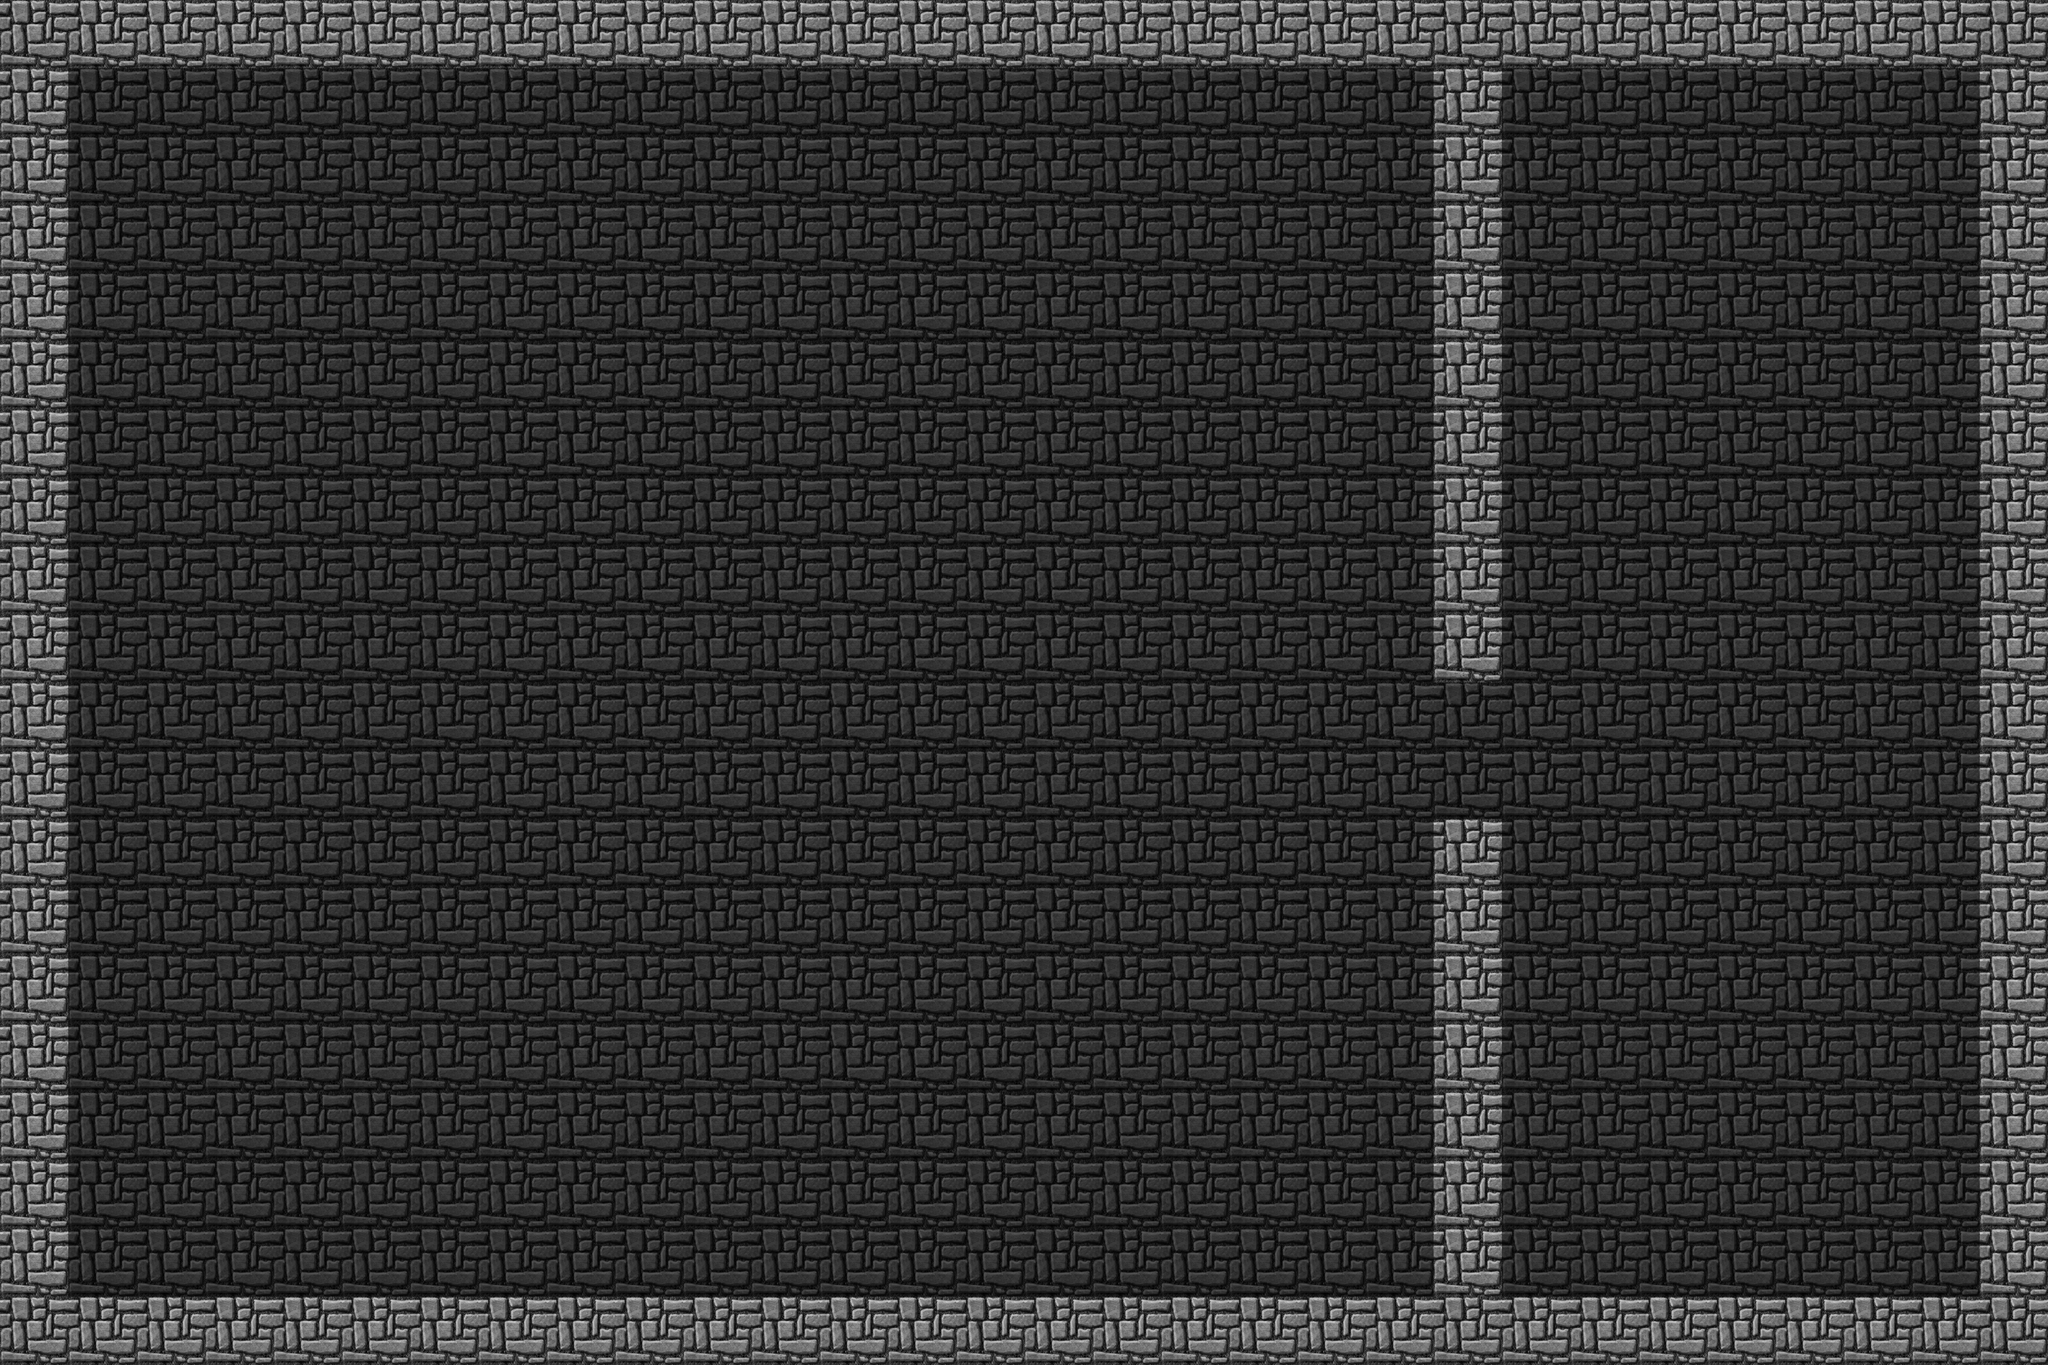

The image is a tile-based game level rendered from a .tmx file. Its description and complete source (layers, tilesets, objects, tile grids) follow:
An orthogonal 30x20 tile map with 256x256 px tiles, 3 tile layers (walls, floors, ceiling) and 9 objects.

<map version="1.10" tiledversion="1.11.2" orientation="orthogonal" renderorder="right-down" width="30" height="20" tilewidth="256" tileheight="256" infinite="0" nextlayerid="6" nextobjectid="17">
 <tileset firstgid="1" source="wall.tsx" />
 <layer id="1" name="walls" width="30" height="20">
  <data encoding="csv">
1,1,1,1,1,1,1,1,1,1,1,1,1,1,1,1,1,1,1,1,1,1,1,1,1,1,1,1,1,1,
1,0,0,0,0,0,0,0,0,0,0,0,0,0,0,0,0,0,0,0,0,1,0,0,0,0,0,0,0,1,
1,0,0,0,0,0,0,0,0,0,0,0,0,0,0,0,0,0,0,0,0,1,0,0,0,0,0,0,0,1,
1,0,0,0,0,0,0,0,0,0,0,0,0,0,0,0,0,0,0,0,0,1,0,0,0,0,0,0,0,1,
1,0,0,0,0,0,0,0,0,0,0,0,0,0,0,0,0,0,0,0,0,1,0,0,0,0,0,0,0,1,
1,0,0,0,0,0,0,0,0,0,0,0,0,0,0,0,0,0,0,0,0,1,0,0,0,0,0,0,0,1,
1,0,0,0,0,0,0,0,0,0,0,0,0,0,0,0,0,0,0,0,0,1,0,0,0,0,0,0,0,1,
1,0,0,0,0,0,0,0,0,0,0,0,0,0,0,0,0,0,0,0,0,1,0,0,0,0,0,0,0,1,
1,0,0,0,0,0,0,0,0,0,0,0,0,0,0,0,0,0,0,0,0,1,0,0,0,0,0,0,0,1,
1,0,0,0,0,0,0,0,0,0,0,0,0,0,0,0,0,0,0,0,0,1,0,0,0,0,0,0,0,1,
1,0,0,0,0,0,0,0,0,0,0,0,0,0,0,0,0,0,0,0,0,0,0,0,0,0,0,0,0,1,
1,0,0,0,0,0,0,0,0,0,0,0,0,0,0,0,0,0,0,0,0,0,0,0,0,0,0,0,0,1,
1,0,0,0,0,0,0,0,0,0,0,0,0,0,0,0,0,0,0,0,0,1,0,0,0,0,0,0,0,1,
1,0,0,0,0,0,0,0,0,0,0,0,0,0,0,0,0,0,0,0,0,1,0,0,0,0,0,0,0,1,
1,0,0,0,0,0,0,0,0,0,0,0,0,0,0,0,0,0,0,0,0,1,0,0,0,0,0,0,0,1,
1,0,0,0,0,0,0,0,0,0,0,0,0,0,0,0,0,0,0,0,0,1,0,0,0,0,0,0,0,1,
1,0,0,0,0,0,0,0,0,0,0,0,0,0,0,0,0,0,0,0,0,1,0,0,0,0,0,0,0,1,
1,0,0,0,0,0,0,0,0,0,0,0,0,0,0,0,0,0,0,0,0,1,0,0,0,0,0,0,0,1,
1,0,0,0,0,0,0,0,0,0,0,0,0,0,0,0,0,0,0,0,0,1,0,0,0,0,0,0,0,1,
1,1,1,1,1,1,1,1,1,1,1,1,1,1,1,1,1,1,1,1,1,1,1,1,1,1,1,1,1,1
</data>
 </layer>
 <layer id="3" name="floors" width="30" height="20" opacity="0.25">
  <data encoding="csv">
1,1,1,1,1,1,1,1,1,1,1,1,1,1,1,1,1,1,1,1,1,1,1,1,1,1,1,1,1,1,
1,1,1,1,1,1,1,1,1,1,1,1,1,1,1,1,1,1,1,1,1,1,1,1,1,1,1,1,1,1,
1,1,1,1,1,1,1,1,1,1,1,1,1,1,1,1,1,1,1,1,1,1,1,1,1,1,1,1,1,1,
1,1,1,1,1,1,1,1,1,1,1,1,1,1,1,1,1,1,1,1,1,1,1,1,1,1,1,1,1,1,
1,1,1,1,1,1,1,1,1,1,1,1,1,1,1,1,1,1,1,1,1,1,1,1,1,1,1,1,1,1,
1,1,1,1,1,1,1,1,1,1,1,1,1,1,1,1,1,1,1,1,1,1,1,1,1,1,1,1,1,1,
1,1,1,1,1,1,1,1,1,1,1,1,1,1,1,1,1,1,1,1,1,1,1,1,1,1,1,1,1,1,
1,1,1,1,1,1,1,1,1,1,1,1,1,1,1,1,1,1,1,1,1,1,1,1,1,1,1,1,1,1,
1,1,1,1,1,1,1,1,1,1,1,1,1,1,1,1,1,1,1,1,1,1,1,1,1,1,1,1,1,1,
1,1,1,1,1,1,1,1,1,1,1,1,1,1,1,1,1,1,1,1,1,1,1,1,1,1,1,1,1,1,
1,1,1,1,1,1,1,1,1,1,1,1,1,1,1,1,1,1,1,1,1,1,1,1,1,1,1,1,1,1,
1,1,1,1,1,1,1,1,1,1,1,1,1,1,1,1,1,1,1,1,1,1,1,1,1,1,1,1,1,1,
1,1,1,1,1,1,1,1,1,1,1,1,1,1,1,1,1,1,1,1,1,1,1,1,1,1,1,1,1,1,
1,1,1,1,1,1,1,1,1,1,1,1,1,1,1,1,1,1,1,1,1,1,1,1,1,1,1,1,1,1,
1,1,1,1,1,1,1,1,1,1,1,1,1,1,1,1,1,1,1,1,1,1,1,1,1,1,1,1,1,1,
1,1,1,1,1,1,1,1,1,1,1,1,1,1,1,1,1,1,1,1,1,1,1,1,1,1,1,1,1,1,
1,1,1,1,1,1,1,1,1,1,1,1,1,1,1,1,1,1,1,1,1,1,1,1,1,1,1,1,1,1,
1,1,1,1,1,1,1,1,1,1,1,1,1,1,1,1,1,1,1,1,1,1,1,1,1,1,1,1,1,1,
1,1,1,1,1,1,1,1,1,1,1,1,1,1,1,1,1,1,1,1,1,1,1,1,1,1,1,1,1,1,
1,1,1,1,1,1,1,1,1,1,1,1,1,1,1,1,1,1,1,1,1,1,1,1,1,1,1,1,1,1
</data>
 </layer>
 <layer id="4" name="ceiling" width="30" height="20" opacity="0.25">
  <data encoding="csv">
1,1,1,1,1,1,1,1,1,1,1,1,1,1,1,1,1,1,1,1,1,1,1,1,1,1,1,1,1,1,
1,1,1,1,1,1,1,1,1,1,1,1,1,1,1,1,1,1,1,1,1,1,1,1,1,1,1,1,1,1,
1,1,1,1,1,1,1,1,1,1,1,1,1,1,1,1,1,1,1,1,1,1,1,1,1,1,1,1,1,1,
1,1,1,1,1,1,1,1,1,1,1,1,1,1,1,1,1,1,1,1,1,1,1,1,1,1,1,1,1,1,
1,1,1,1,1,1,1,1,1,1,1,1,1,1,1,1,1,1,1,1,1,1,1,1,1,1,1,1,1,1,
1,1,1,1,1,1,1,1,1,1,1,1,1,1,1,1,1,1,1,1,1,1,1,1,1,1,1,1,1,1,
1,1,1,1,1,1,1,1,1,1,1,1,1,1,1,1,1,1,1,1,1,1,1,1,1,1,1,1,1,1,
1,1,1,1,1,1,1,1,1,1,1,1,1,1,1,1,1,1,1,1,1,1,1,1,1,1,1,1,1,1,
1,1,1,1,1,1,1,1,1,1,1,1,1,1,1,1,1,1,1,1,1,1,1,1,1,1,1,1,1,1,
1,1,1,1,1,1,1,1,1,1,1,1,1,1,1,1,1,1,1,1,1,1,1,1,1,1,1,1,1,1,
1,1,1,1,1,1,1,1,1,1,1,1,1,1,1,1,1,1,1,1,1,1,1,1,1,1,1,1,1,1,
1,1,1,1,1,1,1,1,1,1,1,1,1,1,1,1,1,1,1,1,1,1,1,1,1,1,1,1,1,1,
1,1,1,1,1,1,1,1,1,1,1,1,1,1,1,1,1,1,1,1,1,1,1,1,1,1,1,1,1,1,
1,1,1,1,1,1,1,1,1,1,1,1,1,1,1,1,1,1,1,1,1,1,1,1,1,1,1,1,1,1,
1,1,1,1,1,1,1,1,1,1,1,1,1,1,1,1,1,1,1,1,1,1,1,1,1,1,1,1,1,1,
1,1,1,1,1,1,1,1,1,1,1,1,1,1,1,1,1,1,1,1,1,1,1,1,1,1,1,1,1,1,
1,1,1,1,1,1,1,1,1,1,1,1,1,1,1,1,1,1,1,1,1,1,1,1,1,1,1,1,1,1,
1,1,1,1,1,1,1,1,1,1,1,1,1,1,1,1,1,1,1,1,1,1,1,1,1,1,1,1,1,1,
1,1,1,1,1,1,1,1,1,1,1,1,1,1,1,1,1,1,1,1,1,1,1,1,1,1,1,1,1,1,
1,1,1,1,1,1,1,1,1,1,1,1,1,1,1,1,1,1,1,1,1,1,1,1,1,1,1,1,1,1
</data>
 </layer>
 <objectgroup id="5" name="point lights">
  <object id="7" x="4866.22" y="4434.54">
   <point />
  </object>
  <object id="8" x="922.228" y="4405.11">
   <point />
  </object>
  <object id="11" x="814.308" y="824.119">
   <point />
  </object>
  <object id="12" x="4876.03" y="716.198">
   <point />
  </object>
  <object id="13" x="6504.65" y="657.333">
   <point />
  </object>
  <object id="14" x="6504.65" y="4473.79">
   <point />
  </object>
  <object id="15" x="3257.23" y="2501.79">
   <point />
  </object>
  <object id="16" x="1020.34" y="2491.98">
   <point />
  </object>
 </objectgroup>
 <objectgroup id="2" name="player">
  <object id="1" x="770" y="2500">
   <point />
  </object>
 </objectgroup>
</map>
